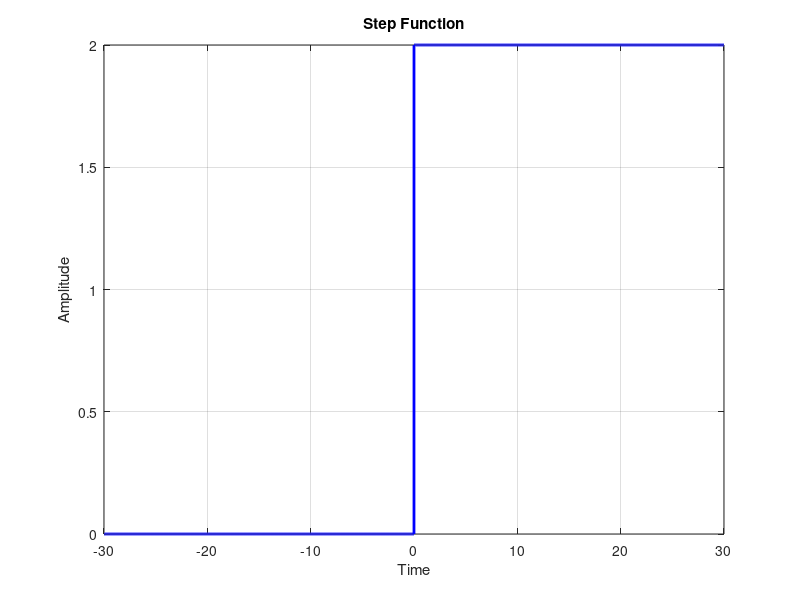

This chart was generated by the following MATLAB code:
% Define the time vector
time = -30:0.001:30; 

% Define and calculate signal 
step_function = zeros(size(time)); 
step_function(time >= 0) = 2; % When time is greater than or equal to zero, the amplitude begins to increase.

% Plot step function
plot(time, step_function, 'b', 'LineWidth', 2);
title('Step Function');
xlabel('Time'); ylabel('Amplitude');
grid on;
